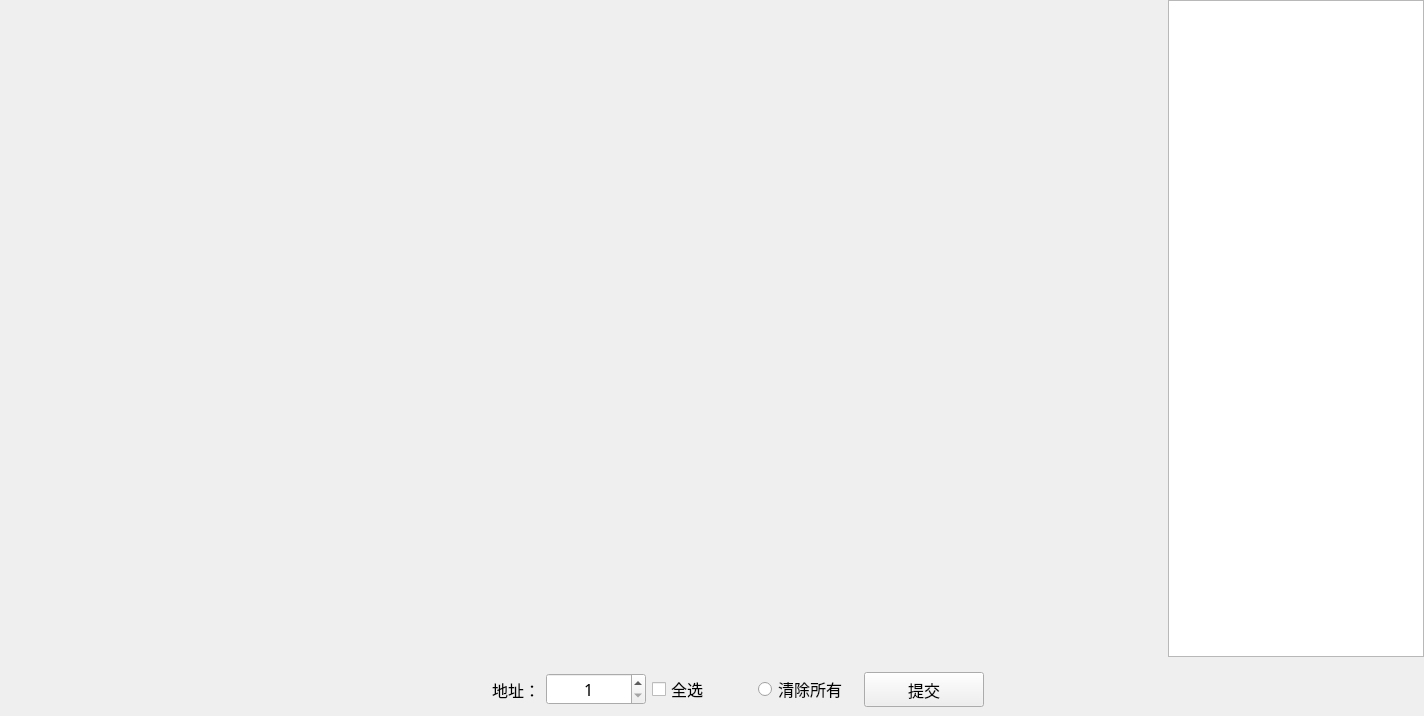
<?xml version="1.0" encoding="UTF-8"?>
<ui version="4.0">
 <class>ZTest_OutputEleWid</class>
 <widget class="QWidget" name="ZTest_OutputEleWid">
  <property name="geometry">
   <rect>
    <x>0</x>
    <y>0</y>
    <width>1424</width>
    <height>716</height>
   </rect>
  </property>
  <property name="windowTitle">
   <string>Form</string>
  </property>
  <layout class="QGridLayout" name="gridLayout_2">
   <property name="leftMargin">
    <number>0</number>
   </property>
   <property name="topMargin">
    <number>0</number>
   </property>
   <property name="rightMargin">
    <number>0</number>
   </property>
   <property name="bottomMargin">
    <number>0</number>
   </property>
   <item row="0" column="0">
    <layout class="QHBoxLayout" name="horizontalLayout">
     <item>
      <widget class="QWidget" name="widget" native="true">
       <property name="sizePolicy">
        <sizepolicy hsizetype="Preferred" vsizetype="Preferred">
         <horstretch>200</horstretch>
         <verstretch>0</verstretch>
        </sizepolicy>
       </property>
       <property name="minimumSize">
        <size>
         <width>800</width>
         <height>400</height>
        </size>
       </property>
       <layout class="QGridLayout" name="gridLayout">
        <item row="5" column="1">
         <widget class="QWidget" name="widget_17" native="true">
          <property name="styleSheet">
           <string notr="true"/>
          </property>
         </widget>
        </item>
        <item row="5" column="2">
         <widget class="QWidget" name="widget_18" native="true">
          <property name="styleSheet">
           <string notr="true"/>
          </property>
         </widget>
        </item>
        <item row="3" column="2">
         <widget class="QWidget" name="widget_12" native="true">
          <property name="styleSheet">
           <string notr="true"/>
          </property>
         </widget>
        </item>
        <item row="3" column="1">
         <widget class="QWidget" name="widget_11" native="true">
          <property name="styleSheet">
           <string notr="true"/>
          </property>
         </widget>
        </item>
        <item row="4" column="1">
         <widget class="QWidget" name="widget_14" native="true">
          <property name="styleSheet">
           <string notr="true"/>
          </property>
         </widget>
        </item>
        <item row="4" column="0">
         <widget class="QWidget" name="widget_13" native="true">
          <property name="styleSheet">
           <string notr="true"/>
          </property>
         </widget>
        </item>
        <item row="4" column="2">
         <widget class="QWidget" name="widget_15" native="true">
          <property name="styleSheet">
           <string notr="true"/>
          </property>
         </widget>
        </item>
        <item row="8" column="2">
         <widget class="QWidget" name="widget_24" native="true">
          <property name="styleSheet">
           <string notr="true"/>
          </property>
         </widget>
        </item>
        <item row="3" column="0">
         <widget class="QWidget" name="widget_10" native="true">
          <property name="styleSheet">
           <string notr="true"/>
          </property>
         </widget>
        </item>
        <item row="2" column="2">
         <widget class="QWidget" name="widget_9" native="true">
          <property name="styleSheet">
           <string notr="true"/>
          </property>
         </widget>
        </item>
        <item row="2" column="1">
         <widget class="QWidget" name="widget_8" native="true">
          <property name="styleSheet">
           <string notr="true"/>
          </property>
         </widget>
        </item>
        <item row="1" column="0">
         <widget class="QWidget" name="widget_4" native="true">
          <property name="styleSheet">
           <string notr="true"/>
          </property>
         </widget>
        </item>
        <item row="0" column="0">
         <widget class="QWidget" name="widget_1" native="true">
          <property name="styleSheet">
           <string notr="true"/>
          </property>
         </widget>
        </item>
        <item row="1" column="2">
         <widget class="QWidget" name="widget_6" native="true">
          <property name="styleSheet">
           <string notr="true"/>
          </property>
         </widget>
        </item>
        <item row="0" column="1">
         <widget class="QWidget" name="widget_2" native="true">
          <property name="styleSheet">
           <string notr="true"/>
          </property>
         </widget>
        </item>
        <item row="2" column="0">
         <widget class="QWidget" name="widget_7" native="true">
          <property name="styleSheet">
           <string notr="true"/>
          </property>
         </widget>
        </item>
        <item row="1" column="1">
         <widget class="QWidget" name="widget_5" native="true">
          <property name="styleSheet">
           <string notr="true"/>
          </property>
         </widget>
        </item>
        <item row="0" column="2">
         <widget class="QWidget" name="widget_3" native="true">
          <property name="styleSheet">
           <string notr="true"/>
          </property>
         </widget>
        </item>
        <item row="6" column="2">
         <widget class="QWidget" name="widget_21" native="true">
          <property name="styleSheet">
           <string notr="true"/>
          </property>
         </widget>
        </item>
        <item row="5" column="0">
         <widget class="QWidget" name="widget_16" native="true">
          <property name="styleSheet">
           <string notr="true"/>
          </property>
         </widget>
        </item>
        <item row="8" column="0">
         <widget class="QWidget" name="widget_22" native="true">
          <property name="styleSheet">
           <string notr="true"/>
          </property>
         </widget>
        </item>
        <item row="8" column="1">
         <widget class="QWidget" name="widget_23" native="true">
          <property name="styleSheet">
           <string notr="true"/>
          </property>
         </widget>
        </item>
        <item row="6" column="0">
         <widget class="QWidget" name="widget_19" native="true">
          <property name="styleSheet">
           <string notr="true"/>
          </property>
         </widget>
        </item>
        <item row="6" column="1">
         <widget class="QWidget" name="widget_20" native="true">
          <property name="styleSheet">
           <string notr="true"/>
          </property>
         </widget>
        </item>
       </layout>
      </widget>
     </item>
     <item>
      <widget class="QTextEdit" name="textEdit">
       <property name="sizePolicy">
        <sizepolicy hsizetype="Expanding" vsizetype="Expanding">
         <horstretch>0</horstretch>
         <verstretch>0</verstretch>
        </sizepolicy>
       </property>
       <property name="minimumSize">
        <size>
         <width>200</width>
         <height>400</height>
        </size>
       </property>
       <property name="maximumSize">
        <size>
         <width>16777215</width>
         <height>16777215</height>
        </size>
       </property>
       <property name="font">
        <font>
         <family>微软雅黑</family>
         <pointsize>12</pointsize>
        </font>
       </property>
      </widget>
     </item>
    </layout>
   </item>
   <item row="1" column="0">
    <widget class="QWidget" name="widget_25" native="true">
     <layout class="QHBoxLayout" name="horizontalLayout_2">
      <item>
       <spacer name="horizontalSpacer">
        <property name="orientation">
         <enum>Qt::Horizontal</enum>
        </property>
        <property name="sizeHint" stdset="0">
         <size>
          <width>40</width>
          <height>20</height>
         </size>
        </property>
       </spacer>
      </item>
      <item>
       <widget class="QLabel" name="label">
        <property name="minimumSize">
         <size>
          <width>100</width>
          <height>30</height>
         </size>
        </property>
        <property name="font">
         <font>
          <family>微软雅黑</family>
          <pointsize>12</pointsize>
         </font>
        </property>
        <property name="text">
         <string>地址：</string>
        </property>
        <property name="alignment">
         <set>Qt::AlignRight|Qt::AlignTrailing|Qt::AlignVCenter</set>
        </property>
       </widget>
      </item>
      <item>
       <widget class="QSpinBox" name="spinBox">
        <property name="minimumSize">
         <size>
          <width>100</width>
          <height>30</height>
         </size>
        </property>
        <property name="font">
         <font>
          <family>微软雅黑</family>
          <pointsize>12</pointsize>
         </font>
        </property>
        <property name="alignment">
         <set>Qt::AlignCenter</set>
        </property>
        <property name="minimum">
         <number>1</number>
        </property>
       </widget>
      </item>
      <item>
       <widget class="QCheckBox" name="checkBox">
        <property name="minimumSize">
         <size>
          <width>100</width>
          <height>30</height>
         </size>
        </property>
        <property name="font">
         <font>
          <family>微软雅黑</family>
          <pointsize>12</pointsize>
         </font>
        </property>
        <property name="text">
         <string>全选</string>
        </property>
       </widget>
      </item>
      <item>
       <widget class="QRadioButton" name="cleanRadio">
        <property name="minimumSize">
         <size>
          <width>100</width>
          <height>30</height>
         </size>
        </property>
        <property name="font">
         <font>
          <family>微软雅黑</family>
          <pointsize>12</pointsize>
         </font>
        </property>
        <property name="text">
         <string>清除所有</string>
        </property>
       </widget>
      </item>
      <item>
       <widget class="QPushButton" name="pushButton">
        <property name="minimumSize">
         <size>
          <width>120</width>
          <height>35</height>
         </size>
        </property>
        <property name="font">
         <font>
          <family>微软雅黑</family>
          <pointsize>12</pointsize>
         </font>
        </property>
        <property name="text">
         <string>提交</string>
        </property>
       </widget>
      </item>
      <item>
       <spacer name="horizontalSpacer_2">
        <property name="orientation">
         <enum>Qt::Horizontal</enum>
        </property>
        <property name="sizeHint" stdset="0">
         <size>
          <width>40</width>
          <height>20</height>
         </size>
        </property>
       </spacer>
      </item>
     </layout>
    </widget>
   </item>
  </layout>
 </widget>
 <resources/>
 <connections/>
</ui>
